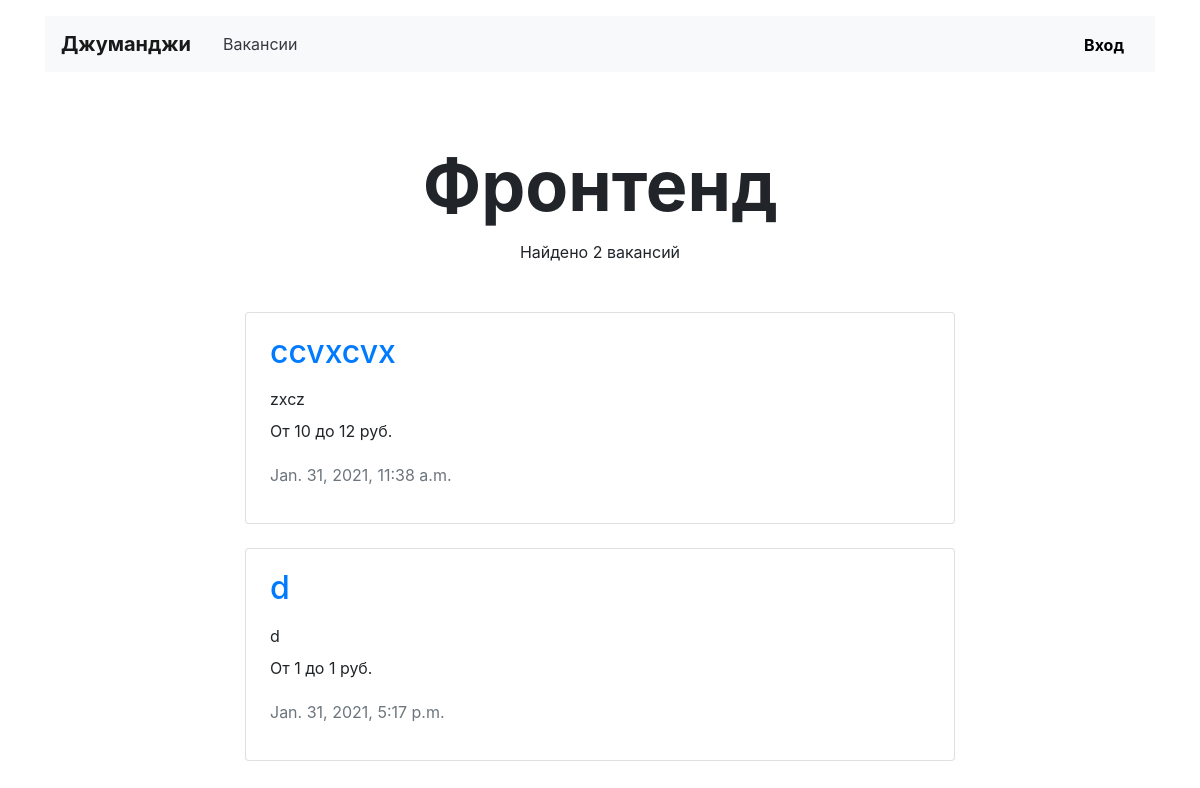
Page /vacancies/cat/frontend/ on the earlier database version.
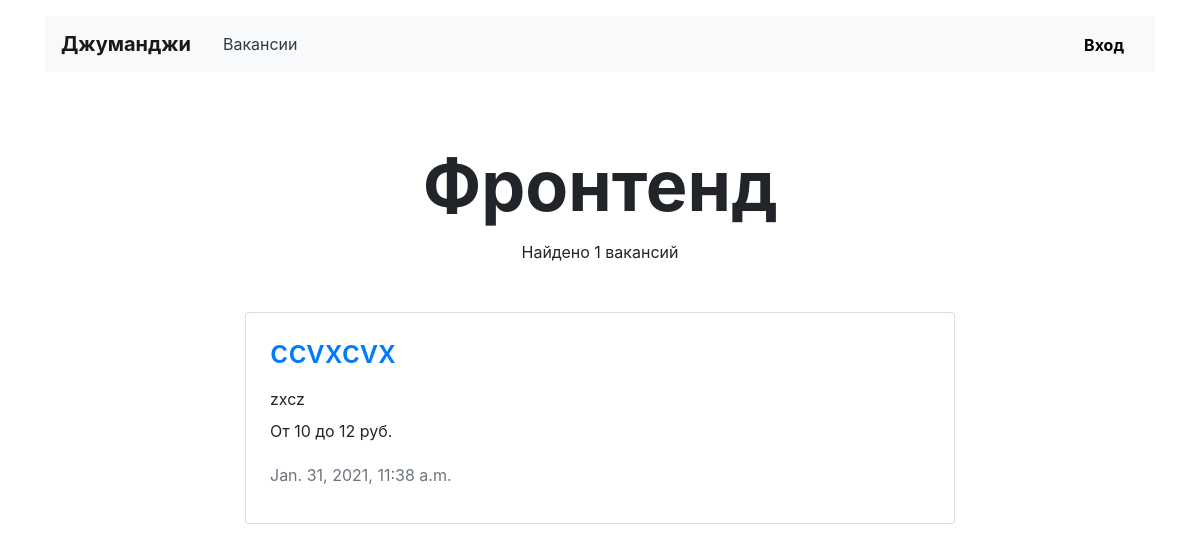
Same page on the later database version.
### vacancies/models.py (models this page shows, shortened)
class Vacancy(models.Model):
    title = models.CharField(max_length=120)
    specialty = models.ForeignKey(Specialty, on_delete=models.CASCADE, related_name='vacancies')
    company = models.ForeignKey(Company, on_delete=models.CASCADE, related_name='vacancies')
    skills = models.TextField()
    description = models.TextField()
    salary_from = models.IntegerField()
    salary_to = models.IntegerField()
    posted = models.DateTimeField()

### vacancies/views/public.py (the view)
# urls.py: path('vacancies/cat/<str:specialization_id>/', SpecializationView.as_view(), name='specialization'),
class SpecializationView(TemplateView):
    template_name = 'vacancies/public/specialization.html'
    def get_context_data(self, **kwargs):
        context = super(SpecializationView, self).get_context_data(**kwargs)
        specialization_id = self.kwargs['specialization_id']
        specialty = get_object_or_404(Specialty, code=specialization_id)
        context['specialization'] = specialty
        context['vacancies'] = specialty.vacancies.all()
        context['count_of_vacancies'] = specialty.vacancies.count()
        return context

### templates/vacancies/public/specialization.html (shortened to what this page needs)
{% extends 'vacancies/public/list_of_vacancies.html' %}
{% block header_container %}
    {{ specialization.title }}
{% endblock %}

### templates/vacancies/public/vacancy_card.html (shortened to what this page needs)
{% load static %}
<div class="row mt-4">
    <div class="col-12 col-lg-8 offset-lg-2 m-auto">
        <div class="card">
            <div class="card-body px-4">
                <div class="row">
                    <div class="col-12 col-md-8 col-lg-9">
                        <h2 class="h2 pb-2"><a
                                href="{% url 'vacancy' vacancy.id %}">{{ vacancy.title }}</a></h2>
                        <p class="mb-2">{{ vacancy.skills }}</p>
                        <p>От {{ vacancy.salary_from }} до {{ vacancy.salary_to }} руб.</p>
                        <p class="text-muted pt-1">{{ vacancy.posted }}</p>
                    </div>
                    <div class="col-12 col-md-4 col-lg-3 d-flex align-items-end">
                    </div>
                </div>
            </div>
        </div>
    </div>
</div>

Differences in the rows shown:
removed Vacancy: title "d", skills "d", salary_from "1", salary_to "1", posted "Jan. 31, 2021, 5:17 p.m."
Other differences:
{{ count_of_vacancies }}: "2" → "1"
